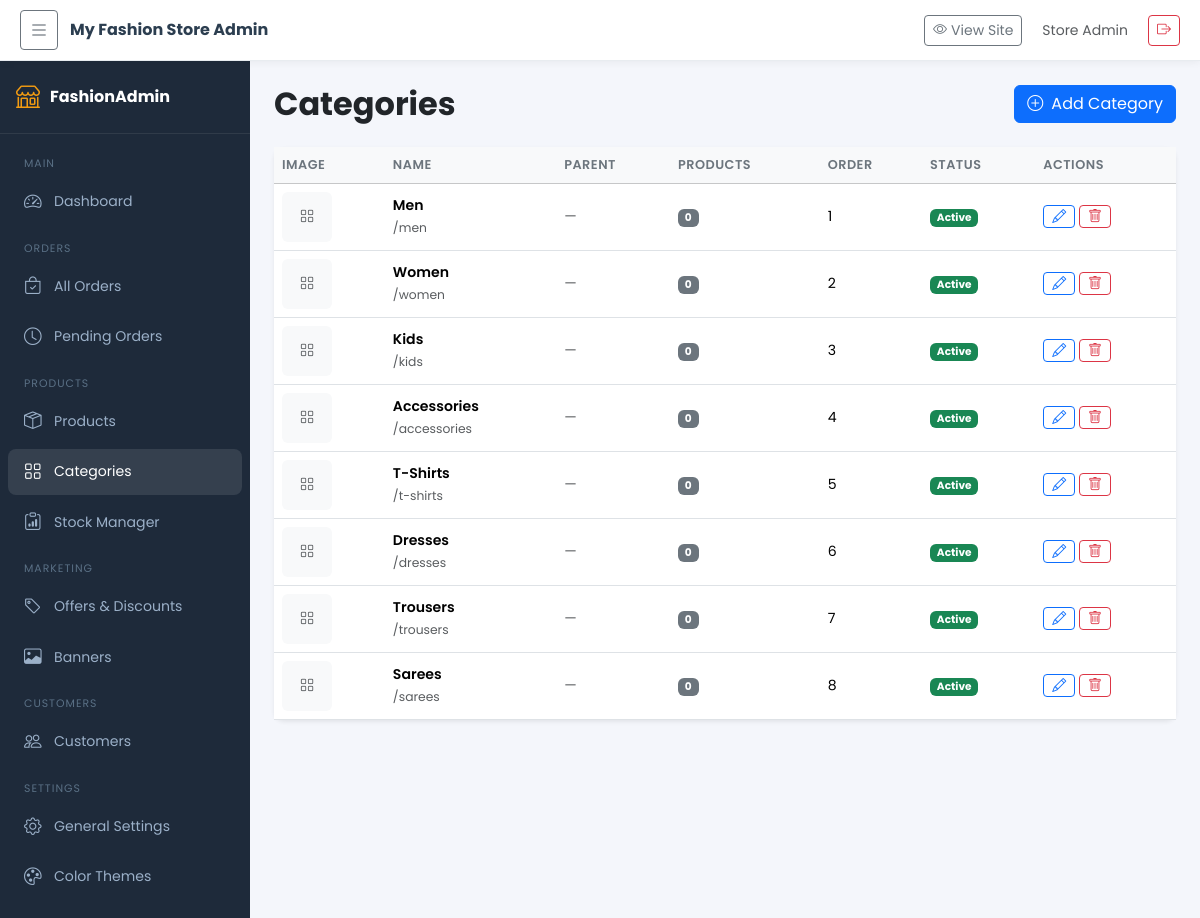
Screenshot of /admin/categories.php (signed in) with the database file from the repository.
### tables this page shows
CREATE TABLE categories (
    id INT PRIMARY KEY AUTO_INCREMENT,
    name VARCHAR(100) NOT NULL,
    slug VARCHAR(100) UNIQUE NOT NULL,
    description TEXT,
    image VARCHAR(255),
    parent_id INT DEFAULT NULL,
    sort_order INT DEFAULT 0,
    is_active BOOLEAN DEFAULT TRUE,
    created_at TIMESTAMP DEFAULT CURRENT_TIMESTAMP,
    FOREIGN KEY (parent_id) REFERENCES categories(id) ON DELETE SET NULL
);

### includes/config.php (called while the page is built, shortened)
<?php
function getDB() {
    static $pdo = null;
    if ($pdo === null) {
        try {
            $dsn = "mysql:host=" . DB_HOST . ";dbname=" . DB_NAME . ";charset=" . DB_CHARSET;
            $options = [
                PDO::ATTR_ERRMODE            => PDO::ERRMODE_EXCEPTION,
                PDO::ATTR_DEFAULT_FETCH_MODE => PDO::FETCH_ASSOC,
                PDO::ATTR_EMULATE_PREPARES   => false,
            ];
            $pdo = new PDO($dsn, DB_USER, DB_PASS, $options);
        } catch (PDOException $e) {
            error_log('[DB connect] ' . $e->getMessage());
            http_response_code(500);
            $msg = APP_ENV === 'production'
                ? 'A database error occurred. Please try again later.'
                : 'Database connection failed: ' . $e->getMessage();
            if (stripos($_SERVER['HTTP_ACCEPT'] ?? '', 'application/json') !== false) {
                header('Content-Type: application/json');
                echo json_encode(['error' => $msg]);
            } else {
                echo '<!doctype html><meta charset="utf-8"><title>500</title><h1>500 — Service unavailable</h1><p>' . htmlspecialchars($msg) . '</p>';
            }
            exit;
        }
    }
    return $pdo;
}
function getSettings() {
    static $settings = null;
    if ($settings === null) {
        try {
            $db = getDB();
            $stmt = $db->query("SELECT setting_key, setting_value FROM site_settings");
            $settings = [];
            while ($row = $stmt->fetch()) {
                $settings[$row['setting_key']] = $row['setting_value'];
            }
        } catch (Exception $e) {
            error_log('[getSettings] ' . $e->getMessage());
            $settings = [];
        }
    }
    return $settings;
}

### admin/categories.php (the view, shortened to what this page needs)
<?php
require_once __DIR__ . '/../includes/config.php';
$db = getDB();
$categories = $db->query("SELECT c.*, p.name as parent_name, (SELECT COUNT(*) FROM products WHERE category_id=c.id) as product_count FROM categories c LEFT JOIN categories p ON c.parent_id=p.id ORDER BY c.sort_order")->fetchAll();
include __DIR__ . '/includes/admin_header.php';
?>
<div class="d-flex" id="adminWrapper">
<?php include __DIR__ . '/includes/admin_sidebar.php'; ?>
<div class="flex-grow-1 p-4" id="adminContent">
<div class="d-flex justify-content-between align-items-center mb-4">
  <h2 class="fw-bold mb-0">Categories</h2>
  <button class="btn btn-primary" data-bs-toggle="modal" data-bs-target="#catModal" onclick="resetCatForm()"><i class="bi bi-plus-circle me-2"></i>Add Category</button>
</div>
<div class="card border-0 shadow-sm" style="border-radius:10px">
  <div class="card-body p-0">
    <div class="table-responsive">
      <table class="table table-hover mb-0">
        <thead class="table-light"><tr><th>Image</th><th>Name</th><th>Parent</th><th>Products</th><th>Order</th><th>Status</th><th>Actions</th></tr></thead>
        <tbody>
          <?php foreach ($categories as $cat): ?>
          <tr>
            <td>
              <?php if ($cat['image']): ?>
              <img src="<?= UPLOAD_URL ?>products/<?= htmlspecialchars($cat['image']) ?>" class="tbl-img">
              <?php else: ?>
              <div class="tbl-img bg-light d-flex align-items-center justify-content-center rounded"><i class="bi bi-grid text-muted"></i></div>
              <?php endif; ?>
            </td>
            <td>
              <div class="fw-semibold"><?= htmlspecialchars($cat['name']) ?></div>
              <small class="text-muted">/<?= htmlspecialchars($cat['slug']) ?></small>
            </td>
            <td><?= $cat['parent_name'] ? htmlspecialchars($cat['parent_name']) : '<span class="text-muted">—</span>' ?></td>
            <td><span class="badge bg-secondary"><?= $cat['product_count'] ?></span></td>
            <td><?= $cat['sort_order'] ?></td>
            <td><span class="badge <?= $cat['is_active'] ? 'bg-success' : 'bg-secondary' ?>"><?= $cat['is_active'] ? 'Active' : 'Inactive' ?></span></td>
            <td>
              <button class="btn btn-sm btn-outline-primary py-0" onclick="editCat(<?= htmlspecialchars(json_encode($cat)) ?>)"><i class="bi bi-pencil"></i></button>
              <form method="POST" style="display:inline" id="delCat<?= $cat['id'] ?>">
                <button type="button" class="btn btn-sm btn-outline-danger py-0" onclick="confirmDelete('delCat<?= $cat['id'] ?>')" <?= $cat['product_count'] > 0 ? 'disabled title="Has products"' : '' ?>><i class="bi bi-trash"></i></button>
              </form>
            </td>
          </tr>
          <?php endforeach; ?>
        </tbody>
      </table>
    </div>
  </div>
</div>
</div></div>
<?php include __DIR__ . '/includes/admin_footer.php'; ?>

### admin/includes/admin_header.php (shortened to what this page needs)
<?php
require_once __DIR__ . '/../../includes/config.php';
$settings = getSettings();
$siteName = $settings['site_name'] ?? 'Fashion Store';
?>
<!DOCTYPE html>
<html lang="en">
<head>
<link rel="stylesheet" href="https://cdn.jsdelivr.net/npm/bootstrap@5.3.2/dist/css/bootstrap.min.css">
<link rel="stylesheet" href="https://cdn.jsdelivr.net/npm/bootstrap-icons@1.11.3/font/bootstrap-icons.css">
<link rel="stylesheet" href="https://cdnjs.cloudflare.com/ajax/libs/toastr.js/latest/toastr.min.css">
</head>
<body>
<div id="adminTopbar">
  <button class="btn btn-sm btn-outline-secondary" onclick="toggleSidebar()"><i class="bi bi-list fs-5"></i></button>
  <span class="fw-bold me-auto" style="color:var(--primary)"><?= htmlspecialchars($siteName) ?> Admin</span>
  <a href="/shop/index.php" target="_blank" class="btn btn-sm btn-outline-secondary me-2"><i class="bi bi-eye me-1"></i>View Site</a>
  <span class="small text-muted me-2"><?= htmlspecialchars($_SESSION['admin_name'] ?? 'Admin') ?></span>
  <a href="/shop/admin/logout.php" class="btn btn-sm btn-outline-danger"><i class="bi bi-box-arrow-right"></i></a>
</div>

### admin/includes/admin_sidebar.php (shortened to what this page needs)
<?php
$currentPage = basename($_SERVER['PHP_SELF']);
function isActive($pages) {
    global $currentPage;
    return in_array($currentPage, (array)$pages) ? 'active' : '';
}
?>
<div id="adminSidebar">
  <div class="sidebar-brand">
    <i class="bi bi-shop fs-4" style="color:var(--accent)"></i>
    <span>FashionAdmin</span>
  </div>
  <nav class="nav flex-column mt-2 pb-4">
    <span class="nav-section">Main</span>
    <a class="nav-link <?= isActive('index.php') ?>" href="/shop/admin/index.php">
      <i class="bi bi-speedometer2"></i><span>Dashboard</span>
    </a>
    <span class="nav-section">Orders</span>
    <a class="nav-link <?= isActive('orders.php') ?>" href="/shop/admin/orders.php">
      <i class="bi bi-bag-check"></i><span>All Orders</span>
    </a>
    <a class="nav-link <?= isActive('order_detail.php') ?>" href="/shop/admin/orders.php?status=pending">
      <i class="bi bi-clock"></i><span>Pending Orders</span>
    </a>
    <span class="nav-section">Products</span>
    <a class="nav-link <?= isActive('products.php') ?>" href="/shop/admin/products.php">
      <i class="bi bi-box-seam"></i><span>Products</span>
    </a>
    <a class="nav-link <?= isActive('categories.php') ?>" href="/shop/admin/categories.php">
      <i class="bi bi-grid"></i><span>Categories</span>
    </a>
    <a class="nav-link <?= isActive('stock.php') ?>" href="/shop/admin/stock.php">
      <i class="bi bi-clipboard-data"></i><span>Stock Manager</span>
    </a>
    <span class="nav-section">Marketing</span>
    <a class="nav-link <?= isActive('offers.php') ?>" href="/shop/admin/offers.php">
      <i class="bi bi-tag"></i><span>Offers & Discounts</span>
    </a>
    <a class="nav-link <?= isActive('banners.php') ?>" href="/shop/admin/banners.php">
      <i class="bi bi-image"></i><span>Banners</span>
    </a>
    <span class="nav-section">Customers</span>
    <a class="nav-link <?= isActive('customers.php') ?>" href="/shop/admin/customers.php">
      <i class="bi bi-people"></i><span>Customers</span>
    </a>
    <span class="nav-section">Settings</span>
    <a class="nav-link <?= isActive('settings.php') ?>" href="/shop/admin/settings.php">
      <i class="bi bi-gear"></i><span>General Settings</span>
    </a>
    <a class="nav-link" href="/shop/admin/settings.php?tab=themes">
      <i class="bi bi-palette"></i><span>Color Themes</span>
    </a>
  </nav>
</div>

### admin/includes/admin_footer.php (shortened to what this page needs)
</body>
</html>

### rows the page displays
categories: name "Men", slug "men", product_count "0", sort_order "1", is_active "Active"
categories: name "Women", slug "women", product_count "0", sort_order "2", is_active "Active"
categories: name "Kids", slug "kids", product_count "0", sort_order "3", is_active "Active"
categories: name "Accessories", slug "accessories", product_count "0", sort_order "4", is_active "Active"
categories: name "T-Shirts", slug "t-shirts", product_count "0", sort_order "5", is_active "Active"
categories: name "Dresses", slug "dresses", product_count "0", sort_order "6", is_active "Active"
categories: name "Trousers", slug "trousers", product_count "0", sort_order "7", is_active "Active"
categories: name "Sarees", slug "sarees", product_count "0", sort_order "8", is_active "Active"

### other values shown
$siteName "My Fashion Store"
$_SESSION['admin_name'] "Store Admin"
